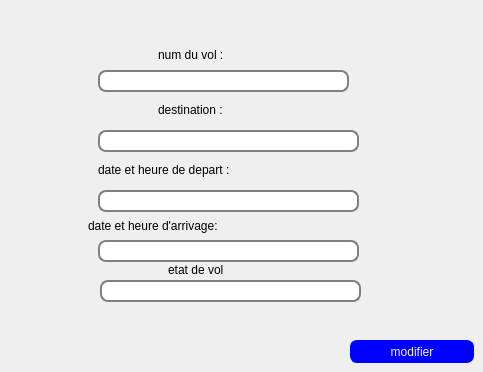
      <widget class="QWidget" name="tab_2">
       <attribute name="title">
        <string>modifier</string>
       </attribute>
       <widget class="QLabel" name="label_12">
        <property name="geometry">
         <rect>
          <x>158</x>
          <y>39</y>
          <width>261</width>
          <height>31</height>
         </rect>
        </property>
        <property name="styleSheet">
         <string notr="true">font: 75 12pt &quot;NSimSun&quot;;</string>
        </property>
        <property name="text">
         <string>num du vol :</string>
        </property>
       </widget>
       <widget class="QLabel" name="label_5">
        <property name="geometry">
         <rect>
          <x>88</x>
          <y>210</y>
          <width>311</width>
          <height>31</height>
         </rect>
        </property>
        <property name="styleSheet">
         <string notr="true">font: 75 12pt &quot;NSimSun&quot;;</string>
        </property>
        <property name="text">
         <string>date et heure d'arrivage:</string>
        </property>
       </widget>
       <widget class="QLabel" name="label_6">
        <property name="geometry">
         <rect>
          <x>158</x>
          <y>89</y>
          <width>211</width>
          <height>41</height>
         </rect>
        </property>
        <property name="styleSheet">
         <string notr="true">font: 75 12pt &quot;NSimSun&quot;;</string>
        </property>
        <property name="text">
         <string>destination :</string>
        </property>
       </widget>
       <widget class="QLineEdit" name="m_date_d">
        <property name="geometry">
         <rect>
          <x>98</x>
          <y>190</y>
          <width>261</width>
          <height>22</height>
         </rect>
        </property>
        <property name="styleSheet">
         <string notr="true">QLineEdit {
padding: 1px;
border-style: solid;
border: 2px solid gray;
border-radius: 8px;
}</string>
        </property>
       </widget>
       <widget class="QLabel" name="label_7">
        <property name="geometry">
         <rect>
          <x>98</x>
          <y>160</y>
          <width>291</width>
          <height>20</height>
         </rect>
        </property>
        <property name="styleSheet">
         <string notr="true">font: 75 12pt &quot;NSimSun&quot;;</string>
        </property>
        <property name="text">
         <string>date et heure de depart :</string>
        </property>
       </widget>
       <widget class="QLineEdit" name="m_date_a">
        <property name="geometry">
         <rect>
          <x>98</x>
          <y>240</y>
          <width>261</width>
          <height>22</height>
         </rect>
        </property>
        <property name="styleSheet">
         <string notr="true">QLineEdit {
padding: 1px;
border-style: solid;
border: 2px solid gray;
border-radius: 8px;
}</string>
        </property>
       </widget>
       <widget class="QLineEdit" name="m_des">
        <property name="geometry">
         <rect>
          <x>98</x>
          <y>130</y>
          <width>261</width>
          <height>22</height>
         </rect>
        </property>
        <property name="styleSheet">
         <string notr="true">QLineEdit {
padding: 1px;
border-style: solid;
border: 2px solid gray;
border-radius: 8px;
}</string>
        </property>
       </widget>
       <widget class="QLineEdit" name="m_numv">
        <property name="geometry">
         <rect>
          <x>98</x>
          <y>70</y>
          <width>251</width>
          <height>22</height>
         </rect>
        </property>
        <property name="styleSheet">
         <string notr="true">QLineEdit {
padding: 1px;
border-style: solid;
border: 2px solid gray;
border-radius: 8px;
}</string>
        </property>
       </widget>
       <widget class="QPushButton" name="modifiervol">
        <property name="geometry">
         <rect>
          <x>350</x>
          <y>340</y>
          <width>124</width>
          <height>23</height>
         </rect>
        </property>
        <property name="styleSheet">
         <string notr="true">QPushButton {
color: rgb(245, 245, 245);
background-color: rgb(0, 0, 255);
border-width: 1px;
border-color: rgb(0, 0, 255);
border-style: solid;
border-radius: 7;
padding: 3px;
font-size: 75 ;
padding-left: 1px;
padding-right: 1px;
min-width: 120px;
max-width: 50px;
min-height: 15px;
max-height: 15px;
font: 75 12pt &quot;NSimSun&quot;;
}</string>
        </property>
        <property name="text">
         <string>modifier</string>
        </property>
       </widget>
       <widget class="QLabel" name="label_13">
        <property name="geometry">
         <rect>
          <x>168</x>
          <y>260</y>
          <width>211</width>
          <height>20</height>
         </rect>
        </property>
        <property name="styleSheet">
         <string notr="true">font: 75 12pt &quot;NSimSun&quot;;</string>
        </property>
        <property name="text">
         <string>etat de vol</string>
        </property>
       </widget>
       <widget class="QLineEdit" name="le_etat_m">
        <property name="geometry">
         <rect>
          <x>100</x>
          <y>280</y>
          <width>261</width>
          <height>22</height>
         </rect>
        </property>
        <property name="styleSheet">
         <string notr="true">QLineEdit {
padding: 1px;
border-style: solid;
border: 2px solid gray;
border-radius: 8px;
}</string>
        </property>
       </widget>
      </widget>
